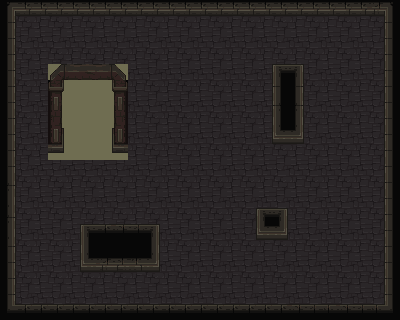

Tiled map render using the project's own tile images. Description and the whole map definition, tile-layer contents included, below:
An orthogonal 25x20 tile map with 16x16 px tiles, 4 tile layers (Floor, Walls, Collision, Ceiling).

<map version="1.8" tiledversion="1.8.4" orientation="orthogonal" renderorder="right-down" width="25" height="20" tilewidth="16" tileheight="16" infinite="0" nextlayerid="7" nextobjectid="11">
 <tileset firstgid="1" source="catacombs.tsx" />
 <layer id="1" name="Floor" width="25" height="20">
  <data encoding="csv">
1135,1136,1135,1136,1135,1136,1135,1136,1135,1136,1135,1136,1135,1136,1135,1136,1135,1136,1135,1136,1135,1136,1135,1136,1135,
1199,1200,1199,1200,1199,1200,1199,1200,1199,1200,1199,1200,1199,1200,1199,1200,1199,1200,1199,1200,1199,1200,1199,1200,1199,
1135,1136,1135,1136,1135,1136,1135,1136,1135,1136,1135,1136,1135,1136,1135,1136,1135,1136,1135,1136,1135,1136,1135,1136,1135,
1199,1200,1199,1200,1199,1200,1199,1200,1199,1200,1199,1200,1199,1200,1199,1200,1199,1200,1199,1200,1199,1200,1199,1200,1199,
1135,1136,1135,1136,1135,1136,1135,1136,1135,1136,1135,1136,1135,1136,1135,1136,1135,1136,1135,1136,1135,1136,1135,1136,1135,
1199,1200,1199,1200,1199,1200,1199,1200,1199,1200,1199,1200,1199,1200,1199,1200,1199,1200,1199,1200,1199,1200,1199,1200,1199,
1135,1136,1135,1136,1135,1136,1135,1136,1135,1136,1135,1136,1135,1136,1135,1136,1135,1136,1135,1136,1135,1136,1135,1136,1135,
1199,1200,1199,1200,1199,1200,1199,1200,1199,1200,1199,1200,1199,1200,1199,1200,1199,1200,1199,1200,1199,1200,1199,1200,1199,
1135,1136,1135,1136,1135,1136,1135,1136,1135,1136,1135,1136,1135,1136,1135,1136,1135,1136,1135,1136,1135,1136,1135,1136,1135,
1199,1200,1199,1200,1199,1200,1199,1200,1199,1200,1199,1200,1199,1200,1199,1200,1199,1200,1199,1200,1199,1200,1199,1200,1199,
1135,1136,1135,1136,1135,1136,1135,1136,1135,1136,1135,1136,1135,1136,1135,1136,1135,1136,1135,1136,1135,1136,1135,1136,1135,
1199,1200,1199,1200,1199,1200,1199,1200,1199,1200,1199,1200,1199,1200,1199,1200,1199,1200,1199,1200,1199,1200,1199,1200,1199,
1135,1136,1135,1136,1135,1136,1135,1136,1135,1136,1135,1136,1135,1136,1135,1136,1135,1136,1135,1136,1135,1136,1135,1136,1135,
1199,1200,1199,1200,1199,1200,1199,1200,1199,1200,1199,1200,1199,1200,1199,1200,1199,1200,1199,1200,1199,1200,1199,1200,1199,
1135,1136,1135,1136,1135,1136,1135,1136,1135,1136,1135,1136,1135,1136,1135,1136,1135,1136,1135,1136,1135,1136,1135,1136,1135,
1199,1200,1199,1200,1199,1200,1199,1200,1199,1200,1199,1200,1199,1200,1199,1200,1199,1200,1199,1200,1199,1200,1199,1200,1199,
1135,1136,1135,1136,1135,1136,1135,1136,1135,1136,1135,1136,1135,1136,1135,1136,1135,1136,1135,1136,1135,1136,1135,1136,1135,
1199,1200,1199,1200,1199,1200,1199,1200,1199,1200,1199,1200,1199,1200,1199,1200,1199,1200,1199,1200,1199,1200,1199,1200,1199,
1135,1136,1135,1136,1135,1136,1135,1136,1135,1136,1135,1136,1135,1136,1135,1136,1135,1136,1135,1136,1135,1136,1135,1136,1135,
1199,1200,1199,1200,1199,1200,1199,1200,1199,1200,1199,1200,1199,1200,1199,1200,1199,1200,1199,1200,1199,1200,1199,1200,1199
</data>
 </layer>
 <layer id="5" name="Walls" width="25" height="20">
  <data encoding="csv">
0,0,0,0,0,0,0,0,0,0,0,0,0,0,0,0,0,0,0,0,0,0,0,0,0,
0,0,0,0,0,0,0,0,0,0,0,0,0,0,0,0,0,0,0,0,0,0,0,0,0,
0,0,0,0,0,0,0,0,0,0,0,0,0,0,0,0,0,0,0,0,0,0,0,0,0,
0,0,0,0,0,0,0,0,0,0,0,0,0,0,0,0,0,0,0,0,0,0,0,0,0,
0,0,0,0,0,0,0,0,0,0,0,0,0,0,0,0,0,0,0,0,0,0,0,0,0,
0,0,0,0,0,0,0,0,0,0,0,0,0,0,0,0,0,0,0,0,0,0,0,0,0,
0,0,0,0,0,0,0,0,0,0,0,0,0,0,0,0,0,0,0,0,0,0,0,0,0,
0,0,0,0,0,0,0,0,0,0,0,0,0,0,0,0,0,0,0,0,0,0,0,0,0,
0,0,0,0,0,0,0,0,0,0,0,0,0,0,0,0,0,0,0,0,0,0,0,0,0,
0,0,0,724,0,0,0,728,0,0,0,0,0,0,0,0,0,0,0,0,0,0,0,0,0,
0,0,0,0,0,0,0,0,0,0,0,0,0,0,0,0,0,0,0,0,0,0,0,0,0,
0,0,0,0,0,0,0,0,0,0,0,0,0,0,0,0,0,0,0,0,0,0,0,0,0,
0,0,0,0,0,0,0,0,0,0,0,0,0,0,0,0,0,0,0,0,0,0,0,0,0,
0,0,0,0,0,0,0,0,0,0,0,0,0,0,0,0,0,0,0,0,0,0,0,0,0,
0,0,0,0,0,0,0,0,0,0,0,0,0,0,0,0,0,0,0,0,0,0,0,0,0,
0,0,0,0,0,0,0,0,0,0,0,0,0,0,0,0,0,0,0,0,0,0,0,0,0,
0,0,0,0,0,0,0,0,0,0,0,0,0,0,0,0,0,0,0,0,0,0,0,0,0,
0,0,0,0,0,0,0,0,0,0,0,0,0,0,0,0,0,0,0,0,0,0,0,0,0,
0,0,0,0,0,0,0,0,0,0,0,0,0,0,0,0,0,0,0,0,0,0,0,0,0,
0,0,0,0,0,0,0,0,0,0,0,0,0,0,0,0,0,0,0,0,0,0,0,0,0
</data>
 </layer>
 <layer id="2" name="Collision" width="25" height="20">
  <data encoding="csv">
79,454,454,454,454,454,454,454,454,454,454,454,454,454,454,454,454,454,454,454,454,454,454,455,70,
274,0,0,0,0,0,0,0,0,0,0,0,0,0,0,0,0,0,0,0,0,0,0,0,259,
274,0,0,0,0,0,0,0,0,0,0,0,0,0,0,0,0,0,0,0,0,0,0,0,259,
274,0,0,0,0,0,0,0,0,0,0,0,0,0,0,0,0,0,0,0,0,0,0,0,259,
274,0,0,0,0,0,0,0,0,0,0,0,0,0,0,0,0,195,210,0,0,0,0,0,259,
274,0,0,0,0,0,0,0,0,0,0,0,0,0,0,0,0,259,274,0,0,0,0,0,259,
274,0,0,0,0,0,0,0,0,0,0,0,0,0,0,0,0,323,338,0,0,0,0,0,259,
274,0,0,0,0,0,0,0,0,0,0,0,0,0,0,0,0,387,402,0,0,0,0,0,259,
274,0,0,346,0,0,0,350,0,0,0,0,0,0,0,0,0,451,466,0,0,0,0,0,259,
274,0,0,0,0,0,0,0,0,0,0,0,0,0,0,0,0,0,0,0,0,0,0,0,259,
274,0,0,0,0,0,0,0,0,0,0,0,0,0,0,0,0,0,0,0,0,0,0,0,259,
338,0,0,0,0,0,0,0,0,0,0,0,0,0,0,0,0,0,0,0,0,0,0,0,259,
402,0,0,0,0,0,0,0,0,0,0,0,0,0,0,0,0,0,0,0,0,0,0,0,259,
338,0,0,0,0,0,0,0,0,0,0,0,0,0,0,0,195,210,0,0,0,0,0,0,259,
402,0,0,0,0,195,198,199,200,210,0,0,0,0,0,0,451,466,0,0,0,0,0,0,259,
274,0,0,0,0,387,264,264,264,402,0,0,0,0,0,0,0,0,0,0,0,0,0,0,259,
274,0,0,0,0,451,455,456,457,466,0,0,0,0,0,0,0,0,0,0,0,0,0,0,259,
274,0,0,0,0,0,0,0,0,0,0,0,0,0,0,0,0,0,0,0,0,0,0,0,259,
212,0,0,0,0,0,0,0,0,0,0,0,0,0,0,0,0,0,0,0,0,0,0,0,216,
73,198,198,198,198,198,198,198,198,198,198,198,198,198,198,198,198,198,199,200,201,199,200,201,76
</data>
 </layer>
 <layer id="3" name="Ceiling" width="25" height="20">
  <data encoding="csv">
0,0,0,0,0,0,0,0,0,0,0,0,0,0,0,0,0,0,0,0,0,0,0,0,0,
0,0,0,0,0,0,0,0,0,0,0,0,0,0,0,0,0,0,0,0,0,0,0,0,0,
0,0,0,0,0,0,0,0,0,0,0,0,0,0,0,0,0,0,0,0,0,0,0,0,0,
0,0,0,0,0,0,0,0,0,0,0,0,0,0,0,0,0,0,0,0,0,0,0,0,0,
0,0,0,90,91,92,93,94,0,0,0,0,0,0,0,0,0,0,0,0,0,0,0,0,0,
0,0,0,154,155,156,157,158,0,0,0,0,0,0,0,0,0,0,0,0,0,0,0,0,0,
0,0,0,218,219,220,221,222,0,0,0,0,0,0,0,0,0,0,0,0,0,0,0,0,0,
0,0,0,282,283,284,285,286,0,0,0,0,0,0,0,0,0,0,0,0,0,0,0,0,0,
0,0,0,0,347,348,349,0,0,0,0,0,0,0,0,0,0,0,0,0,0,0,0,0,0,
0,0,0,0,411,412,413,0,0,0,0,0,0,0,0,0,0,0,0,0,0,0,0,0,0,
0,0,0,0,0,0,0,0,0,0,0,0,0,0,0,0,0,0,0,0,0,0,0,0,0,
0,0,0,0,0,0,0,0,0,0,0,0,0,0,0,0,0,0,0,0,0,0,0,0,0,
0,0,0,0,0,0,0,0,0,0,0,0,0,0,0,0,0,0,0,0,0,0,0,0,0,
0,0,0,0,0,0,0,0,0,0,0,0,0,0,0,0,0,0,0,0,0,0,0,0,0,
0,0,0,0,0,0,0,0,0,0,0,0,0,0,0,0,0,0,0,0,0,0,0,0,0,
0,0,0,0,0,0,0,0,0,0,0,0,0,0,0,0,0,0,0,0,0,0,0,0,0,
0,0,0,0,0,0,0,0,0,0,0,0,0,0,0,0,0,0,0,0,0,0,0,0,0,
0,0,0,0,0,0,0,0,0,0,0,0,0,0,0,0,0,0,0,0,0,0,0,0,0,
0,0,0,0,0,0,0,0,0,0,0,0,0,0,0,0,0,0,0,0,0,0,0,0,0,
0,0,0,0,0,0,0,0,0,0,0,0,0,0,0,0,0,0,0,0,0,0,0,0,0
</data>
 </layer>
</map>